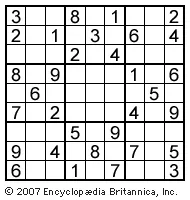
#> input picture ex1.jpg, 190 x 200 px, given in place of the camera
$ python square_recog.py
#> lines starting #> are read from the running program, lines starting #| are printed output that depends on the picture; after the words box and inside, x2 and y2 are one past the last pixel; in counts of white or black regions, pixels touching at a corner belong together
import cv2
from PIL import Image

cam = cv2.VideoCapture(0)


while True:
    # open feed from camera, ignoring boolean confirmation
    _, img = cam.read()
#> img is the input picture: shape (200, 190, 3); mean B, G, R 210.8, 210.8, 210.8

    # B&W
    gray = cv2.cvtColor(img, cv2.COLOR_BGR2GRAY)

    ret, thresh = cv2.threshold(gray, 50, 255, 0)
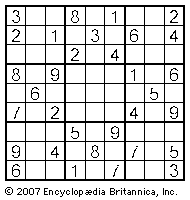
#> thresh: shape (200, 190); 84.1% white; black in thin lines or dots
    contours, hierarchy = cv2.findContours(thresh, 1, 2)
#> contours = 360 contours, 244 with area under 20; largest, box (x1, y1, x2, y2) and area: (0, 0, 190, 200) 37611, (4, 4, 186, 182) 32035, (145, 161, 164, 179) 306, (105, 161, 124, 179) 306, (66, 161, 85, 179) 306

    for cnt in contours:
        x1, y1 = cnt[0][0]
        approx = cv2.approxPolyDP(cnt, 0.01 * cv2.arcLength(cnt, True), True)
        if len(approx) == 4:
            pos, dim, r = cv2.minAreaRect(cnt)
            x, y = pos
            w, h = dim
            ratio = float(w) / h
            if 0.9 <= ratio <= 1.1 and w > 200:
                print(r, w)
                img = cv2.drawContours(img, [cnt], -1, (0, 255, 255), 3)
                cv2.putText(img, 'Board Found', (x1, y1), cv2.FONT_HERSHEY_SIMPLEX, 0.6, (255, 255, 0), 2)
#> this loop made 360 passes
#> (x1, y1, approx, r, x, y, w, h) on passes 1, 3, 7, 17, 18, 19, 20, 21: (155, 196, [[155, 196], [156, 195], [157, 196], [156, 197]], -45, 156, 196, 1.41, 1.41), (175, 194, [[175, 194], [176, 193], [177, 194], [176, 195]], -45, 176, 194, 1.41, 1.41), (124, 194, [[124, 194], [125, 193], [126, 194], [125, 195]], -45, 125, 194, 1.41, 1.41), (172, 193, [[172, 193], [173, 192], [174, 193], [173, 194]], -45, 173, 193, 1.41, 1.41), (150, 193, [[150, 193], [151, 192], [152, 193], [151, 194]], -45, 151, 193, 1.41, 1.41), (148, 193, [[148, 193], [149, 192], [150, 193], [149, 194]], -45, 149, 193, 1.41, 1.41), (126, 193, [[126, 193], [127, 192], [128, 193], [127, 194]], -45, 127, 193, 1.41, 1.41), (100, 193, [[100, 193], [101, 192], [102, 193], [101, 194]], -45, 101, 193, 1.41, 1.41)
#> (x1, y1, r, x, y, w, h, ratio) on passes 85, 90, 92, 94, 102, 103: (16, 189, -45, 17, 189, 1.41, 1.41, 1), (143, 188, -45, 144, 188, 1.41, 1.41, 1), (120, 188, -45, 121, 188, 1.41, 1.41, 1), (98, 188, -45, 99, 188, 1.41, 1.41, 1), (10, 188, -45, 11, 188, 1.41, 1.41, 1), (5, 188, -45, 6, 188, 1.41, 1.41, 1)

    cv2.imshow('frame', img)

    # If q is pressed, quit
    if cv2.waitKey(1) & 0xFF == ord('q'):
#> (key q is pressed here)
        _, framed = cam.read()
        framed = cv2.cvtColor(framed, cv2.COLOR_BGR2GRAY)
        break

$ run again, on ex2.jpg
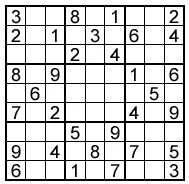
#> input picture ex2.jpg, 189 x 184 px, given in place of the camera
#> img is the input picture: shape (184, 189, 3); min 0, max 255, mean 208.6
#> `ret, thresh = cv2.threshold(gray, 50, 255, 0)`:
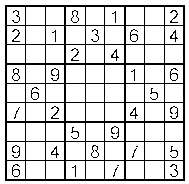
#> thresh: shape (184, 189); 83.7% white; black in thin lines or dots
#> contours = 257 contours, 147 with area under 20; largest, box (x1, y1, x2, y2) and area: (0, 0, 189, 184) 34404, (4, 4, 186, 182) 32035, (145, 161, 164, 179) 306, (105, 161, 124, 179) 306, (66, 161, 85, 179) 306
#> the loop `for cnt in contours:` made 257 passes
#> (x1, y1, approx, r, x, y, w, h) on passes 3, 4, 5, 11, 14: (175, 175, [[175, 175], [176, 174], [177, 175], [176, 176]], -45, 176, 175, 1.41, 1.41), (17, 175, [[17, 175], [18, 174], [19, 175], [18, 176]], -45, 18, 175, 1.41, 1.41), (12, 175, [[12, 175], [13, 174], [14, 175], [13, 176]], -45, 13, 175, 1.41, 1.41), (116, 167, [[116, 167], [117, 166], [118, 167], [117, 168]], -45, 117, 167, 1.41, 1.41), (18, 166, [[18, 166], [19, 165], [20, 166], [19, 167]], -45, 19, 166, 1.41, 1.41)
